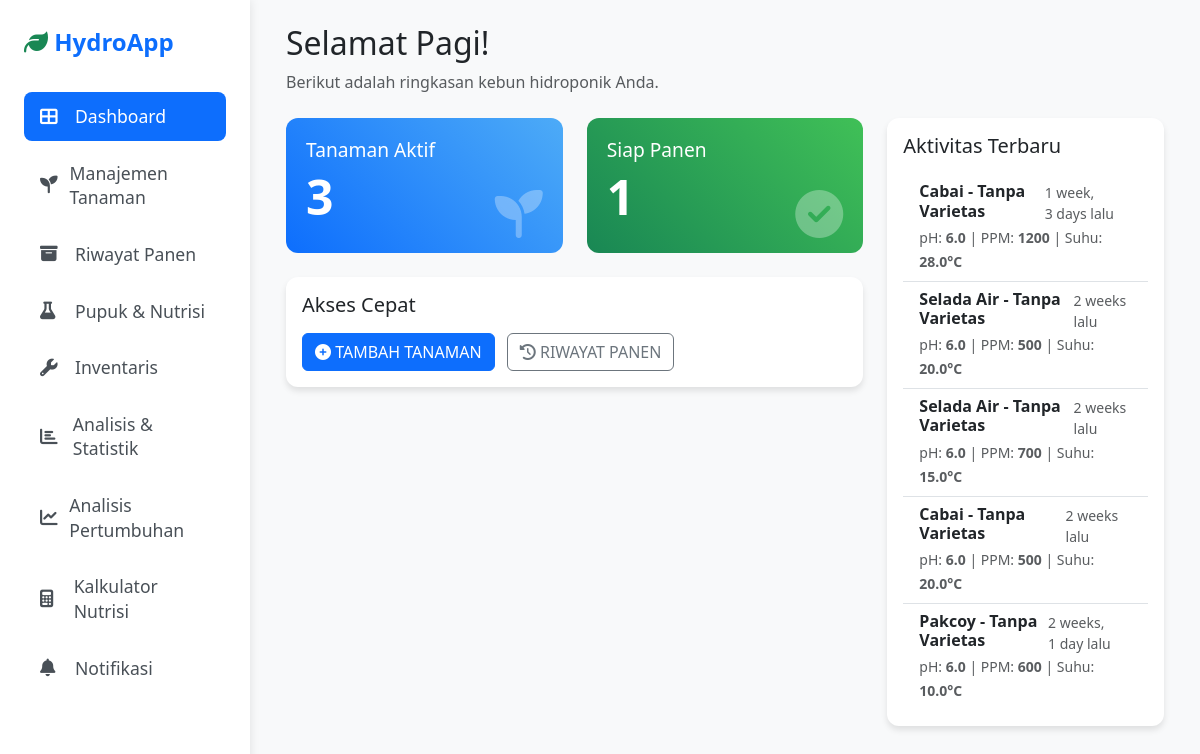
The page / on the database its author committed.
### hidroponik/models.py (models this page shows, shortened)
class DataSensor(models.Model):
    tanaman = models.ForeignKey(Tanaman, on_delete=models.CASCADE, related_name='data_sensor')
    waktu_pencatatan = models.DateTimeField(default=timezone.now)
    ph = models.FloatField(verbose_name="pH Air")
    suhu = models.FloatField(verbose_name="Suhu Air (°C)") # Ubah nama field agar konsisten
    nutrisi_ppm = models.PositiveIntegerField(verbose_name="Tingkat Nutrisi (PPM)") # Ubah nama field
    ketinggian_air = models.FloatField(verbose_name="Ketinggian Air (cm)", null=True, blank=True) # Field baru
    class Meta:
        ordering = ['-waktu_pencatatan']

class Tanaman(models.Model):
    PLANT_CHOICES = [
        ('Bayam', 'Bayam'), ('Cabai', 'Cabai'), ('Caisim', 'Caisim'),
        ('Daun Bawang', 'Daun Bawang'), ('Kale', 'Kale'), ('Kangkung', 'Kangkung'),
        ('Pakcoy', 'Pakcoy'), ('Selada Air', 'Selada Air'), ('Seledri', 'Seledri'),
        ('Stroberi', 'Stroberi'), ('Timun', 'Timun'), ('Tomat', 'Tomat'),
    ]
    STATUS_CHOICES = (
        ('Bibit', 'Bibit'),
        ('Vegetatif', 'Vegetatif'),
        ('Berbunga', 'Berbunga/Berbuah'),
        ('Panen', 'Panen'),
    )
    jenis_tanaman = models.CharField(max_length=50, choices=PLANT_CHOICES)
    varietas = models.CharField(max_length=100, blank=True, null=True, default="Tanpa Varietas")
    tanggal_tanam = models.DateField()
    media_tanam = models.CharField(max_length=100, blank=True)
    posisi = models.CharField(max_length=100, blank=True, verbose_name="Posisi Rak/Tandon")
    status = models.CharField(max_length=10, choices=STATUS_CHOICES, default='Bibit')
    target_ppm = models.PositiveIntegerField(blank=True, null=True)
    target_ph = models.FloatField(blank=True, null=True, verbose_name="Target pH Ideal")
    target_suhu = models.FloatField(blank=True, null=True, verbose_name="Target Suhu (°C)")
    tanggal_panen_estimasi = models.DateField(blank=True, null=True)
    deskripsi = models.TextField(blank=True, null=True, verbose_name="Catatan")
    UNIT_CHOICES = [
        ('gram', 'gram'),
        ('kg', 'kg'),
    ]
    jumlah_hasil_angka = models.FloatField(blank=True, null=True, verbose_name="Jumlah Hasil")
    satuan_hasil = models.CharField(max_length=5, choices=UNIT_CHOICES, default='gram', blank=True)
    catatan_panen = models.TextField(blank=True, verbose_name="Catatan Panen")
    def __str__(self):
        return f"{self.get_jenis_tanaman_display()} - {self.varietas}"

### hidroponik/views.py (the view, shortened to what this page needs)
# urls.py: path('', views.dashboard, name='dashboard'),
def dashboard(request):
    hari_ini = timezone.now().date()
    tanaman_aktif = Tanaman.objects.exclude(status__in=['Panen', 'Dipanen'])
    siap_panen = tanaman_aktif.filter(tanggal_panen_estimasi__lte=hari_ini)
    jumlah_tanaman_aktif = tanaman_aktif.count()
    jumlah_siap_panen = siap_panen.count()
    aktivitas_terbaru = DataSensor.objects.all()[:5]
    context = {
        'jumlah_tanaman_aktif': jumlah_tanaman_aktif,
        'jumlah_siap_panen': jumlah_siap_panen,
        'aktivitas_terbaru': aktivitas_terbaru,
    }
    return render(request, 'hidroponik/dashboard.html', context)

### hidroponik/templates/hidroponik/dashboard.html (shortened to what this page needs)
{% extends 'hidroponik/base.html' %}
{% block content %}
<div class="container-fluid">
    <div class="mb-4">
        <h2 id="sapaanWaktu"></h2>
        <p class="text-muted">Berikut adalah ringkasan kebun hidroponik Anda.</p>
    </div>
    <div class="row">
        <div class="col-lg-8">
            <div class="row">
                <div class="col-md-6 mb-4">
                    <div class="stat-card bg-blue-gradient">
                        <h3>Tanaman Aktif</h3>
                        <div class="stat-number">{{ jumlah_tanaman_aktif }}</div>
                        <i class="fas fa-seedling stat-icon"></i>
                    </div>
                </div>
                <div class="col-md-6 mb-4">
                    <div class="stat-card bg-green-gradient">
                        <h3>Siap Panen</h3>
                        <div class="stat-number">{{ jumlah_siap_panen }}</div>
                        <i class="fas fa-check-circle stat-icon"></i>
                    </div>
                </div>
            </div>
            <div class="card card-custom">
                <div class="card-body">
                    <h5 class="card-title mb-3">Akses Cepat</h5>
                    <a href="{% url 'tambah_tanaman' %}" class="btn btn-primary me-2">
                        <i class="fas fa-plus-circle"></i> TAMBAH TANAMAN
                    </a>
                    <a href="{% url 'riwayat_panen' %}" class="btn btn-outline-secondary">
                        <i class="fas fa-history"></i> RIWAYAT PANEN
                    </a>
                </div>
            </div>
        </div>
        <div class="col-lg-4">
            <div class="card card-custom">
                <div class="card-body">
                    <h5 class="card-title mb-3">Aktivitas Terbaru</h5>
                    <ul class="list-group list-group-flush">
                        {% for aktivitas in aktivitas_terbaru %}
                        <li class="list-group-item">
                            <div class="d-flex w-100 justify-content-between">
                                <h6 class="mb-1"><strong>{{ aktivitas.tanaman }}</strong></h6>
                                <small class="text-muted">{{ aktivitas.waktu_pencatatan|timesince }} lalu</small>
                            </div>
                            <small class="text-muted">
                                pH: <strong>{{ aktivitas.ph }}</strong> |
                                PPM: <strong>{{ aktivitas.nutrisi_ppm }}</strong> |
                                Suhu: <strong>{{ aktivitas.suhu }}°C</strong>
                            </small>
                        </li>
                        {% empty %}
                        <li class="list-group-item text-center text-muted">Belum ada aktivitas.</li>
                        {% endfor %}
                    </ul>
                </div>
            </div>
        </div>
    </div>
</div>
{% endblock %}

### hidroponik/templates/hidroponik/base.html (shortened to what this page needs)
<!DOCTYPE html>
<html lang="id">
<head>
    <link href="https://cdn.jsdelivr.net/npm/bootstrap@5.3.2/dist/css/bootstrap.min.css" rel="stylesheet">
    <link rel="stylesheet" href="https://cdnjs.cloudflare.com/ajax/libs/font-awesome/6.5.1/css/all.min.css">
</head>
<body>
    <div class="sidebar" id="sidebar">
        <div class="sidebar-header">
            <i class="fas fa-leaf"></i> HydroApp
        </div>
        <ul class="nav flex-column">
            <li class="nav-item">
                <a class="nav-link {% if request.resolver_match.url_name == 'dashboard' %}active{% endif %}" href="{% url 'dashboard' %}">
                    <i class="fas fa-th-large"></i> Dashboard
                </a>
            </li>
            <li class="nav-item">
                <a class="nav-link {% if request.resolver_match.url_name == 'manajemen_tanaman' %}active{% endif %}" href="{% url 'manajemen_tanaman' %}">
                    <i class="fas fa-seedling"></i> Manajemen Tanaman
                </a>
            </li>
            <li class="nav-item">
                <a class="nav-link {% if request.resolver_match.url_name == 'riwayat_panen' %}active{% endif %}" href="{% url 'riwayat_panen' %}">
                    <i class="fas fa-archive"></i> Riwayat Panen
                </a>
            </li>
            <li class="nav-item">
                <a class="nav-link {% if request.resolver_match.url_name == 'manajemen_pupuk' %}active{% endif %}" href="{% url 'manajemen_pupuk' %}">
                    <i class="fas fa-flask"></i> Pupuk & Nutrisi
                </a>
            </li>
            <li class="nav-item">
                <a class="nav-link {% if request.resolver_match.url_name == 'manajemen_inventaris' %}active{% endif %}" href="{% url 'manajemen_inventaris' %}">
                    <i class="fas fa-wrench"></i> Inventaris
                </a>
            </li>
            <li class="nav-item">
                <a class="nav-link {% if request.resolver_match.url_name == 'analisis_statistik' %}active{% endif %}" href="{% url 'analisis_statistik' %}">
                    <i class="fas fa-chart-bar"></i> Analisis & Statistik
                </a>
            </li>
            <li class="nav-item">
                <a class="nav-link {% if request.resolver_match.url_name == 'analisis_pertumbuhan' %}active{% endif %}" href="{% url 'analisis_pertumbuhan' %}">
                    <i class="fas fa-chart-line"></i> Analisis Pertumbuhan
                </a>
            </li>
            <li class="nav-item">
                <a class="nav-link {% if request.resolver_match.url_name == 'kalkulator_nutrisi' %}active{% endif %}" href="{% url 'kalkulator_nutrisi' %}">
                    <i class="fas fa-calculator"></i> Kalkulator Nutrisi
                </a>
            </li>
            <li class="nav-item">
                <a class="nav-link {% if request.resolver_match.url_name == 'pengaturan_notifikasi' %}active{% endif %}" href="{% url 'pengaturan_notifikasi' %}">
                    <i class="fas fa-bell"></i> Notifikasi
                </a>
            </li>
        </ul>
    </div>
    <main class="main-content">
        {% block content %}{% endblock %}
    </main>
</body>
</html>

### hidroponik/templates/hidroponik/base.html (style rules this page uses)
body { background-color: #f8f9fa; }
.sidebar { position: fixed; top: 0; left: 0; height: 100vh; width: 250px; background-color: #ffffff; padding: 1.5rem; box-shadow: 0 0 10px rgba(0,0,0,0.1); overflow-y: auto; transition: transform 0.3s ease-in-out; z-index: 1030; }
.main-content { padding: 1.5rem; padding-top: 5rem; }
.sidebar-header { font-size: 1.5rem; font-weight: bold; color: #0d6efd; margin-bottom: 2rem; }
.sidebar-header .fa-leaf { color: #198754; }
.nav-link { font-size: 1.1rem; color: #495057; padding: 0.75rem 1rem; border-radius: 0.5rem; margin-bottom: 0.5rem; display: flex; align-items: center; line-height: 1.4; white-space: normal; }
.nav-link.active { background-color: #0d6efd; color: white; font-weight: 500; }
.nav-link .fas { width: 25px; margin-right: 10px; }
@media (min-width: 992px) { .main-content { margin-left: 250px; padding-top: 1.5rem; } }

### hidroponik/templates/hidroponik/dashboard.html (style rules this page uses)
.stat-card { color: white; border-radius: 12px; padding: 20px; position: relative; overflow: hidden; }
.stat-card h3 { font-size: 1.2rem; margin: 0; }
.stat-card .stat-number { font-size: 3rem; font-weight: bold; }
.stat-card .stat-icon { position: absolute; bottom: 15px; right: 20px; font-size: 3rem; opacity: 0.3; }
.bg-blue-gradient { background: linear-gradient(45deg, #0d6efd, #4dabf7); }
.bg-green-gradient { background: linear-gradient(45deg, #198754, #40c057); }
.card-custom { border-radius: 12px; border: none; box-shadow: 0 4px 6px rgba(0,0,0,0.1); }

### rows shown on the page
DataSensor: tanaman "Cabai - Tanpa Varietas", waktu_pencatatan "1 week, 3 days", ph "6.0", nutrisi_ppm "1200", suhu "28.0"
DataSensor: tanaman "Selada Air - Tanpa Varietas", waktu_pencatatan "2 weeks", ph "6.0", nutrisi_ppm "500", suhu "20.0"
DataSensor: tanaman "Selada Air - Tanpa Varietas", waktu_pencatatan "2 weeks", ph "6.0", nutrisi_ppm "700", suhu "15.0"
DataSensor: tanaman "Cabai - Tanpa Varietas", waktu_pencatatan "2 weeks", ph "6.0", nutrisi_ppm "500", suhu "20.0"
DataSensor: tanaman "Pakcoy - Tanpa Varietas", waktu_pencatatan "2 weeks, 1 day", ph "6.0", nutrisi_ppm "600", suhu "10.0"

### other values the page prints
{{ jumlah_tanaman_aktif }} "3"
{{ jumlah_siap_panen }} "1"
